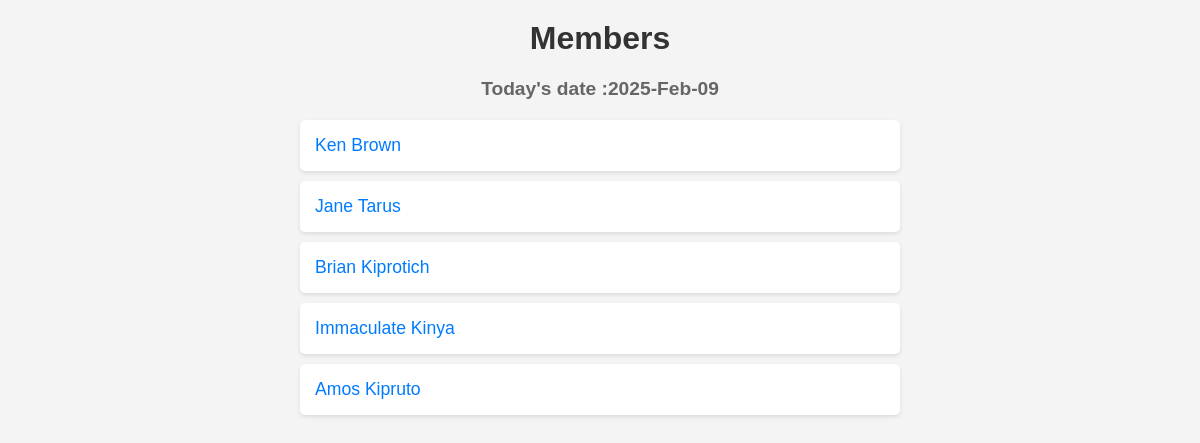
The page /members/ on the database its author committed.
### members/models.py (models this page shows)
class Members(models.Model):
  firstname = models.CharField(max_length = 255)
  lastname = models.CharField(max_length = 255)
  phone = models.IntegerField(null= True)
  joined_date = models.DateField(null= True)

### members/views.py (the view)
# urls.py: path('members/', views.members, name='members'),
def members(request):
  mymembers = Members.objects.all().values()
  template = loader.get_template('all_members.html')
  context = {
    'mymembers': mymembers,
  }
  return HttpResponse(template.render(context, request))

### members/Templates/all_members.html (shortened to what this page needs)
{% extends "master.html" %}
{% load static %}
{% block content %}
  <link rel="stylesheet" href="{% static 'all-members.css' %}">
  <h1>Members</h1>
  <h3>Today's date :{% now 'Y-M-d' %}</h3>
  <ul>
    {% for x in mymembers reversed %}
    <li>
      <a href="details/{{x.id}}">{{x.firstname}} {{x.lastname}}</a>
      </li>
    {% endfor %}
  </ul>
{% endblock %}

### members/static/all-members.css (style rules this page uses)
body { font-family: Arial, sans-serif; background-color: #f4f4f4; margin: 0; padding: 0; }
h1 { color: #333; text-align: center; margin-top: 20px; }
h3 { color: #666; text-align: center; font-size: 1.2em; }
ul { list-style-type: none; padding: 0; max-width: 600px; margin: 20px auto; }
li { background-color: #fff; margin: 10px 0; padding: 15px; border-radius: 5px; box-shadow: 0 2px 4px rgba(0, 0, 0, 0.1); transition: background-color 0.3s ease; }
a { text-decoration: none; color: #007bff; font-size: 1.1em; }

### rows shown on the page
Members: firstname "Ken", lastname "Brown"
Members: firstname "Jane", lastname "Tarus"
Members: firstname "Brian", lastname "Kiprotich"
Members: firstname "Immaculate", lastname "Kinya"
Members: firstname "Amos", lastname "Kipruto"
